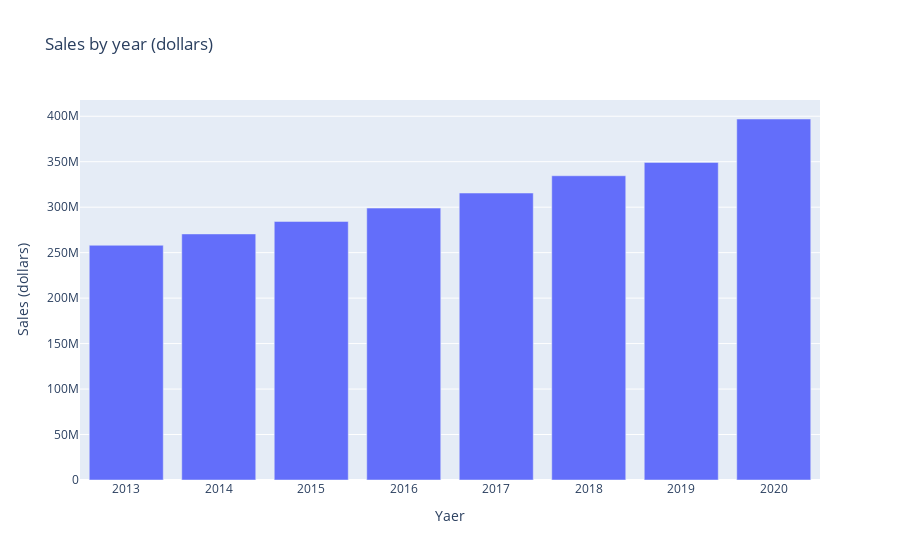

Notebook cell for this chart:
### Markdown cell above
<ul><li style="font-family: Monaco; font-size: 1.3em"><em>Sales by year</em></li></ul>

### Code cell
df_aggregate_week = df_aggregate_dates.groupby('Year').agg({'sale_dollars': 'sum'}).reset_index().\
                                                sort_values(by='sale_dollars', ascending=False)
fig = go.Figure(data=go.Bar(x=df_aggregate_week['Year'], y=df_aggregate_week['sale_dollars']))
fig.update_layout(
    title="Sales by year (dollars)",
    xaxis_title="Yaer",
    yaxis_title="Sales (dollars)",
    )
fig.show()

### Figure 1 — Plotly figure (JSON) as saved in the notebook; plotly's stock layout.template omitted (floating-point values rounded to 4 significant figures)
{"data": [{"type": "bar", "x": [2020, 2019, 2018, 2017, 2016, 2015, 2014, 2013], "y": [397000000.0, 349200000.0, 334500000.0, 315600000.0, 299000000.0, 284300000.0, 270600000.0, 258100000.0]}], "layout": {"title": {"text": "Sales by year (dollars)"}, "xaxis": {"title": {"text": "Yaer"}}, "yaxis": {"title": {"text": "Sales (dollars)"}}}}
